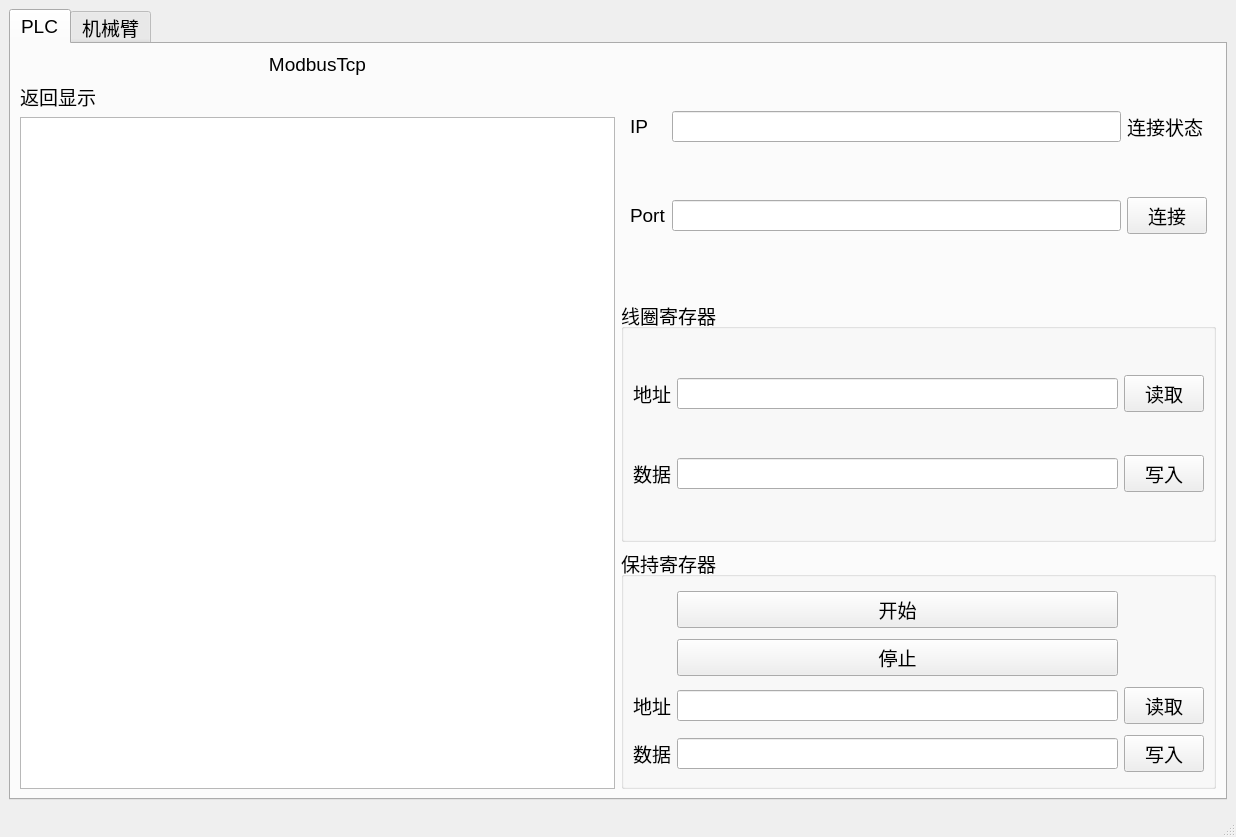
<?xml version="1.0" encoding="UTF-8"?>
<ui version="4.0">
 <class>Server1</class>
 <widget class="QMainWindow" name="Server1">
  <property name="geometry">
   <rect>
    <x>0</x>
    <y>0</y>
    <width>1236</width>
    <height>837</height>
   </rect>
  </property>
  <property name="sizePolicy">
   <sizepolicy hsizetype="Expanding" vsizetype="Expanding">
    <horstretch>0</horstretch>
    <verstretch>0</verstretch>
   </sizepolicy>
  </property>
  <property name="font">
   <font>
    <pointsize>14</pointsize>
   </font>
  </property>
  <property name="windowTitle">
   <string>通讯</string>
  </property>
  <widget class="QWidget" name="centralwidget">
   <layout class="QHBoxLayout" name="horizontalLayout">
    <item>
     <widget class="QTabWidget" name="tabWidget">
      <property name="currentIndex">
       <number>0</number>
      </property>
      <widget class="QWidget" name="tab_2">
       <attribute name="title">
        <string>PLC</string>
       </attribute>
       <layout class="QVBoxLayout" name="verticalLayout_7">
        <item>
         <layout class="QGridLayout" name="gridLayout_6">
          <item row="0" column="0">
           <layout class="QVBoxLayout" name="verticalLayout_5">
            <item>
             <widget class="QLabel" name="label">
              <property name="layoutDirection">
               <enum>Qt::LeftToRight</enum>
              </property>
              <property name="text">
               <string>ModbusTcp</string>
              </property>
              <property name="textFormat">
               <enum>Qt::AutoText</enum>
              </property>
              <property name="alignment">
               <set>Qt::AlignCenter</set>
              </property>
             </widget>
            </item>
            <item>
             <layout class="QVBoxLayout" name="verticalLayout_4">
              <item>
               <widget class="QLabel" name="label_9">
                <property name="text">
                 <string>返回显示</string>
                </property>
               </widget>
              </item>
              <item>
               <widget class="QPlainTextEdit" name="te_show"/>
              </item>
             </layout>
            </item>
           </layout>
          </item>
          <item row="0" column="1">
           <layout class="QVBoxLayout" name="verticalLayout_3">
            <item>
             <widget class="QWidget" name="widget" native="true">
              <layout class="QGridLayout" name="gridLayout_5">
               <item row="0" column="0">
                <widget class="QLabel" name="label_8">
                 <property name="text">
                  <string>IP</string>
                 </property>
                </widget>
               </item>
               <item row="0" column="1">
                <widget class="QLineEdit" name="le_ip"/>
               </item>
               <item row="0" column="2">
                <widget class="QLabel" name="lb_state">
                 <property name="text">
                  <string>连接状态</string>
                 </property>
                </widget>
               </item>
               <item row="1" column="0">
                <widget class="QLabel" name="label_7">
                 <property name="text">
                  <string>Port</string>
                 </property>
                </widget>
               </item>
               <item row="1" column="1">
                <widget class="QLineEdit" name="le_port"/>
               </item>
               <item row="1" column="2">
                <widget class="QPushButton" name="pb_connect">
                 <property name="text">
                  <string>连接</string>
                 </property>
                </widget>
               </item>
              </layout>
             </widget>
            </item>
            <item>
             <widget class="QGroupBox" name="groupBox">
              <property name="title">
               <string>线圈寄存器</string>
              </property>
              <layout class="QGridLayout" name="gridLayout_3">
               <item row="2" column="0">
                <widget class="QLabel" name="label_11">
                 <property name="text">
                  <string>地址</string>
                 </property>
                </widget>
               </item>
               <item row="4" column="2">
                <widget class="QPushButton" name="pb_writeM">
                 <property name="text">
                  <string>写入</string>
                 </property>
                </widget>
               </item>
               <item row="4" column="0">
                <widget class="QLabel" name="label_12">
                 <property name="text">
                  <string>数据</string>
                 </property>
                </widget>
               </item>
               <item row="2" column="2">
                <widget class="QPushButton" name="pb_readM">
                 <property name="text">
                  <string>读取</string>
                 </property>
                </widget>
               </item>
               <item row="4" column="1">
                <widget class="QLineEdit" name="le_dataM"/>
               </item>
               <item row="2" column="1">
                <widget class="QLineEdit" name="le_addressM"/>
               </item>
              </layout>
             </widget>
            </item>
            <item>
             <widget class="QGroupBox" name="groupBox_2">
              <property name="title">
               <string>保持寄存器</string>
              </property>
              <layout class="QGridLayout" name="gridLayout_4">
               <item row="3" column="1">
                <widget class="QLineEdit" name="le_dataD"/>
               </item>
               <item row="3" column="2">
                <widget class="QPushButton" name="pb_writeD">
                 <property name="text">
                  <string>写入</string>
                 </property>
                </widget>
               </item>
               <item row="3" column="0">
                <widget class="QLabel" name="label_14">
                 <property name="text">
                  <string>数据</string>
                 </property>
                </widget>
               </item>
               <item row="2" column="1">
                <widget class="QLineEdit" name="le_addressD"/>
               </item>
               <item row="2" column="0">
                <widget class="QLabel" name="label_13">
                 <property name="text">
                  <string>地址</string>
                 </property>
                </widget>
               </item>
               <item row="2" column="2">
                <widget class="QPushButton" name="pb_readD">
                 <property name="text">
                  <string>读取</string>
                 </property>
                </widget>
               </item>
               <item row="1" column="1">
                <widget class="QPushButton" name="pb_stop">
                 <property name="text">
                  <string>停止</string>
                 </property>
                </widget>
               </item>
               <item row="0" column="1">
                <widget class="QPushButton" name="pb_start">
                 <property name="text">
                  <string>开始</string>
                 </property>
                </widget>
               </item>
              </layout>
             </widget>
            </item>
           </layout>
          </item>
         </layout>
        </item>
       </layout>
      </widget>
      <widget class="QWidget" name="tab">
       <attribute name="title">
        <string>机械臂</string>
       </attribute>
       <layout class="QGridLayout" name="gridLayout_2">
        <item row="0" column="0">
         <layout class="QVBoxLayout" name="verticalLayout">
          <item>
           <widget class="QPushButton" name="pushButton_StartToListen">
            <property name="styleSheet">
             <string notr="true"/>
            </property>
            <property name="text">
             <string>监听</string>
            </property>
           </widget>
          </item>
          <item>
           <widget class="QLabel" name="label_hostName">
            <property name="text">
             <string>hostName:</string>
            </property>
           </widget>
          </item>
          <item>
           <widget class="QLabel" name="label_2">
            <property name="text">
             <string>本机IP：</string>
            </property>
           </widget>
          </item>
          <item>
           <widget class="QLineEdit" name="lineEdit_Local_IP"/>
          </item>
          <item>
           <widget class="QLabel" name="label_3">
            <property name="text">
             <string>端口：</string>
            </property>
           </widget>
          </item>
          <item>
           <widget class="QLineEdit" name="lineEdit_Local_Port"/>
          </item>
          <item>
           <widget class="QLabel" name="label_6">
            <property name="text">
             <string>IP列表：</string>
            </property>
           </widget>
          </item>
          <item>
           <widget class="QListWidget" name="listWidget_IP"/>
          </item>
          <item>
           <widget class="QPushButton" name="pushButton_Send">
            <property name="text">
             <string>发送</string>
            </property>
           </widget>
          </item>
         </layout>
        </item>
        <item row="0" column="1">
         <layout class="QVBoxLayout" name="verticalLayout_2">
          <item>
           <widget class="QLabel" name="label_4">
            <property name="text">
             <string>接收：</string>
            </property>
           </widget>
          </item>
          <item>
           <widget class="QPlainTextEdit" name="plainTextEdit_Recv_Msg"/>
          </item>
          <item>
           <widget class="QLabel" name="label_5">
            <property name="text">
             <string>发送：</string>
            </property>
           </widget>
          </item>
          <item>
           <widget class="QPlainTextEdit" name="plainTextEdit_Send_Msg"/>
          </item>
         </layout>
        </item>
       </layout>
      </widget>
     </widget>
    </item>
   </layout>
  </widget>
  <widget class="QMenuBar" name="menubar">
   <property name="geometry">
    <rect>
     <x>0</x>
     <y>0</y>
     <width>1236</width>
     <height>22</height>
    </rect>
   </property>
  </widget>
  <widget class="QStatusBar" name="statusbar"/>
 </widget>
 <resources/>
 <connections/>
</ui>
